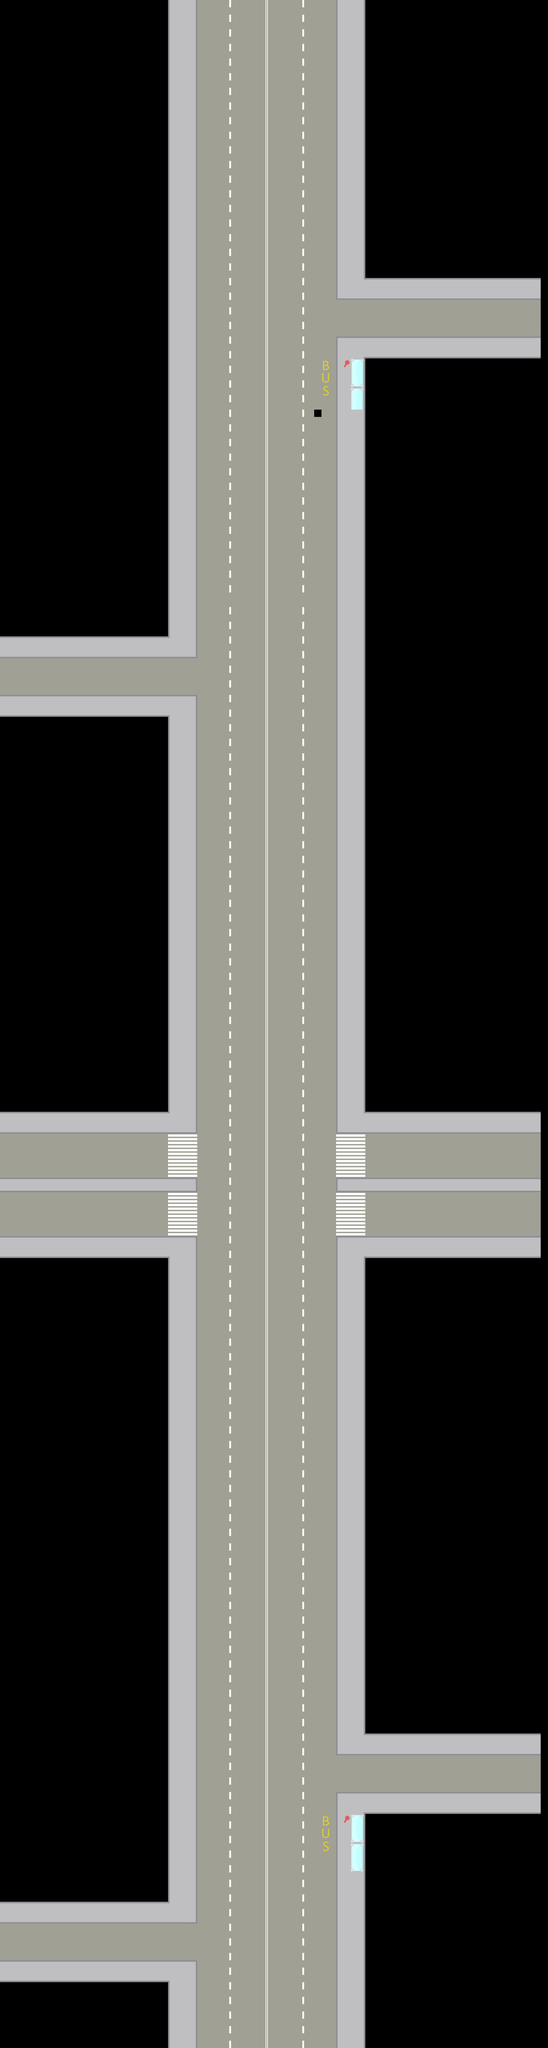

Rendered tile map (Tiled .tmx) drawn with the repository's tilesets; below, a short description and the map source with its tile grids summarised:
An orthogonal 75x280 tile map with 32x32 px tiles, 2 tile layers (Tile Layer 1, Tile Layer 2), 2 tilesets.

<map version="1.2" tiledversion="1.3.4" orientation="orthogonal" renderorder="right-down" width="75" height="280" tilewidth="32" tileheight="32" infinite="0" nextlayerid="3" nextobjectid="1">
 <tileset firstgid="1" source="../busSprite.tsx" />
 <tileset firstgid="65" source="../Stations.tsx" />
 <layer id="1" name="Tile Layer 1" width="75" height="280">
  <data>[21000 cells, 8913 non-empty, 8 distinct tile ids]</data>
 </layer>
 <layer id="2" name="Tile Layer 2" width="75" height="280">
  <data>[21000 cells, 853 non-empty, 8 distinct tile ids]</data>
 </layer>
</map>
